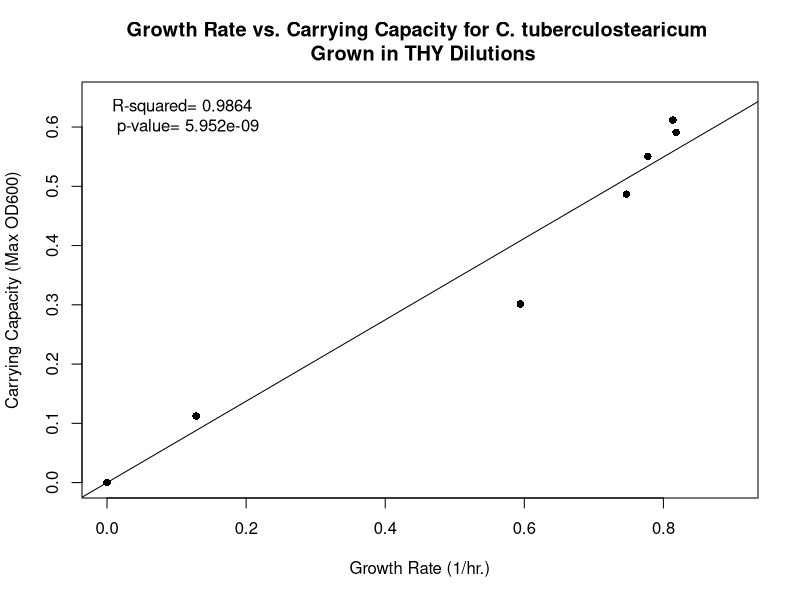
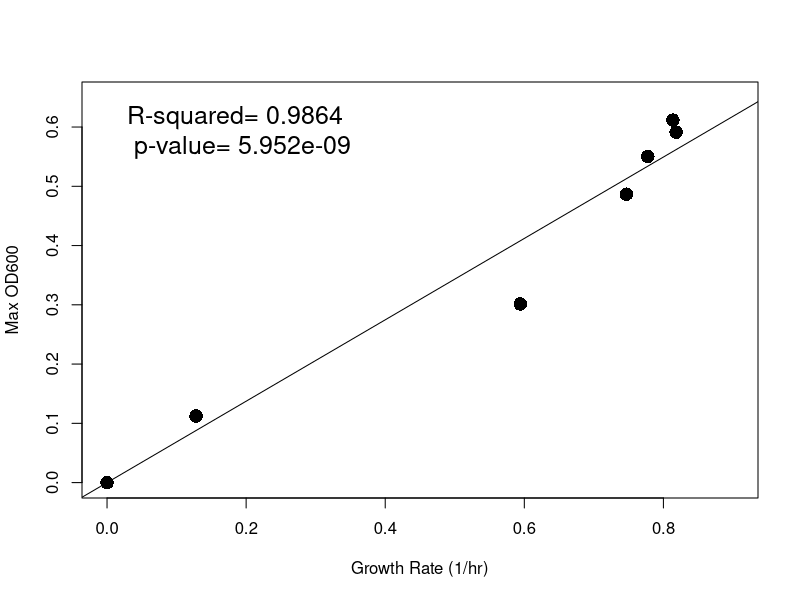
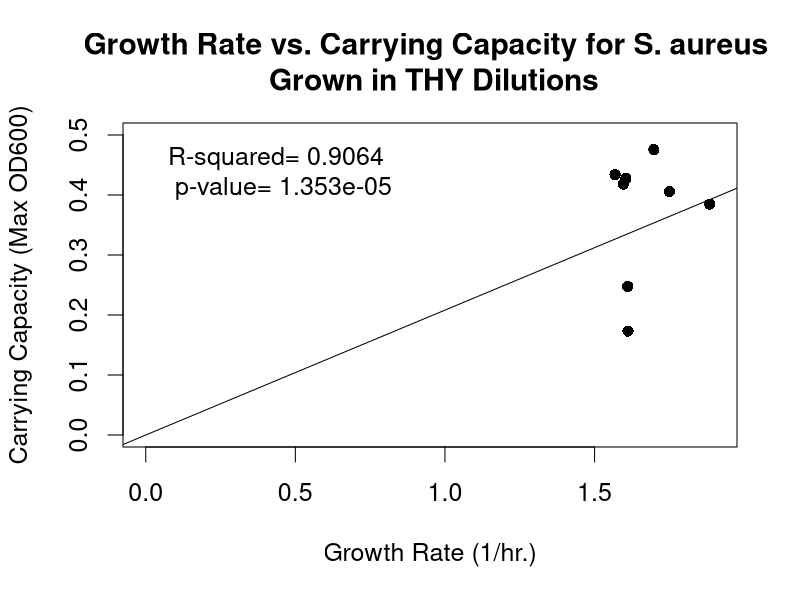
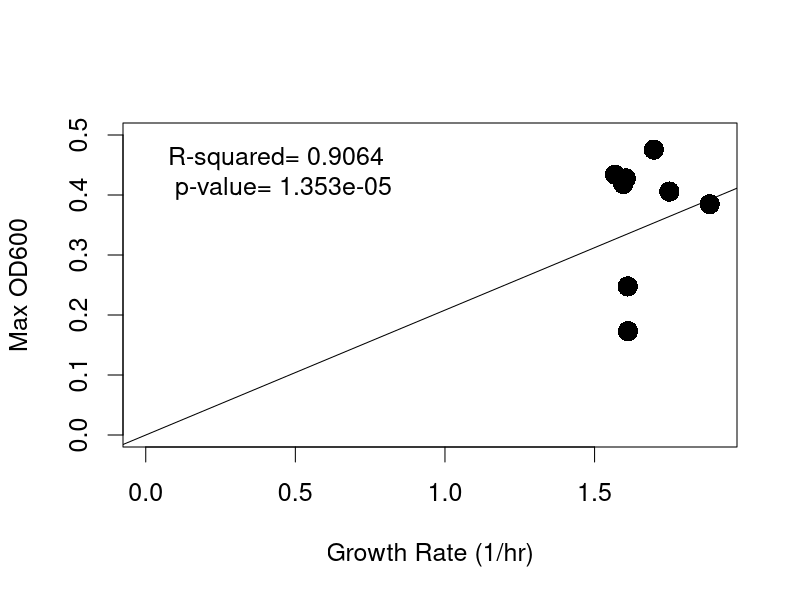
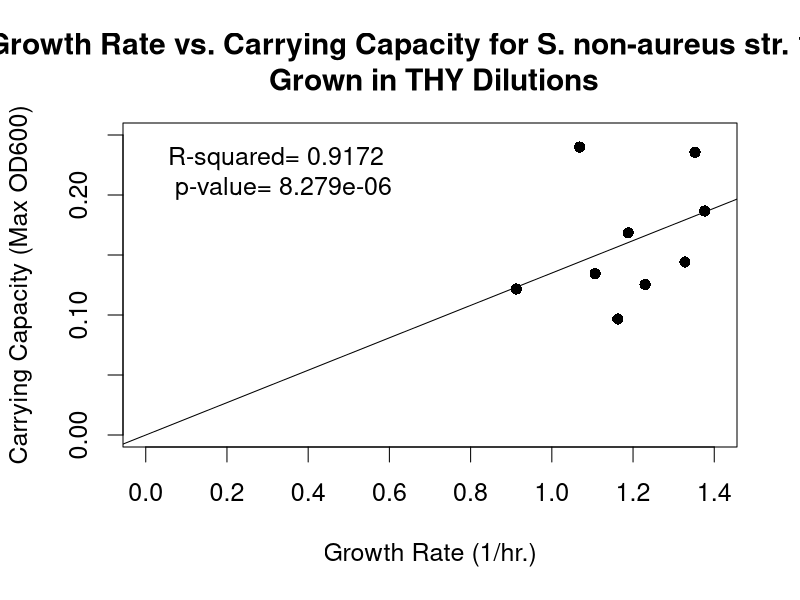
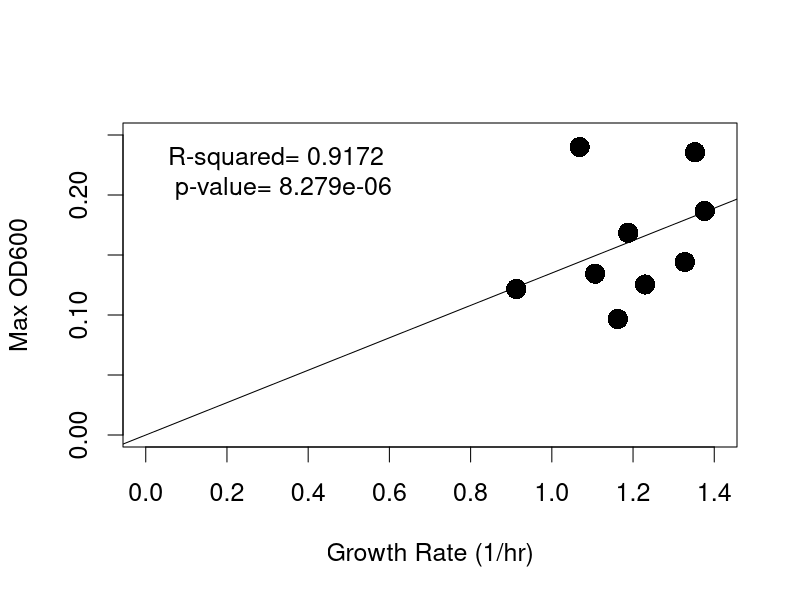
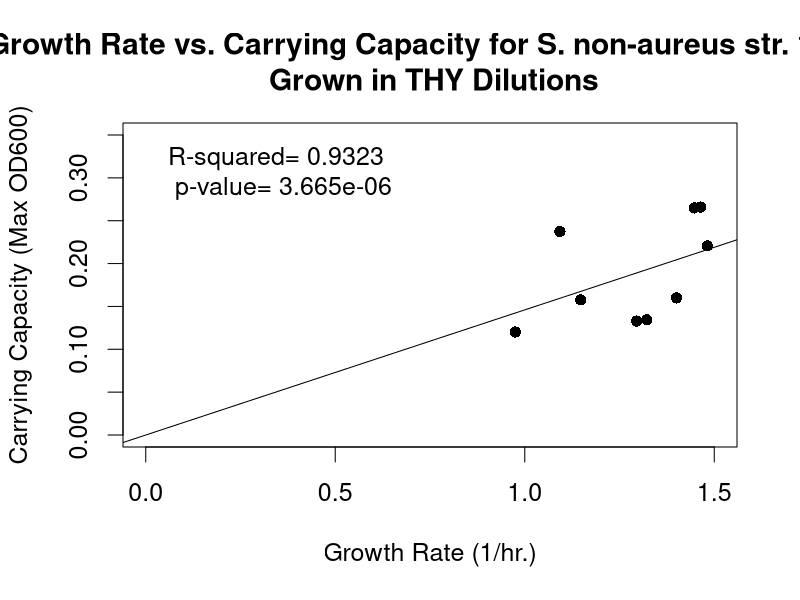
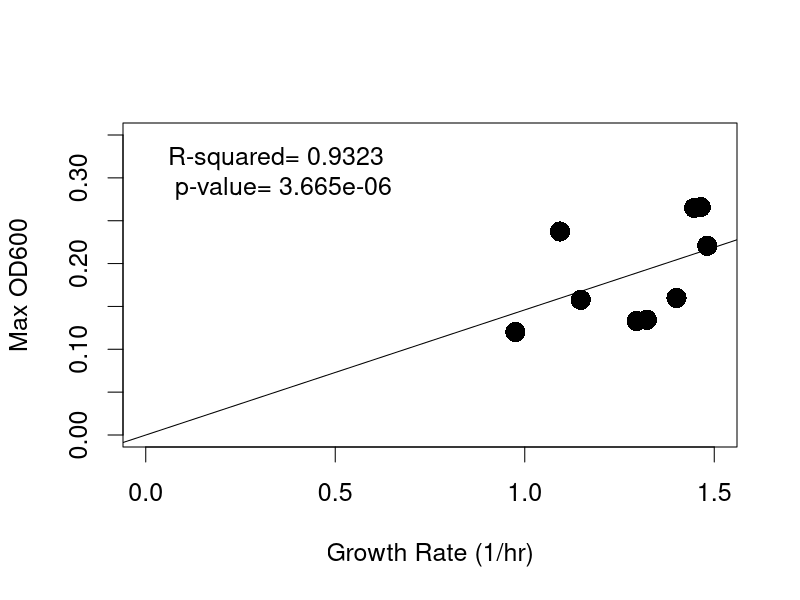

Write R code to recreate these figures, in order.
#Last run 04/10/2020

#Clear Workspace 
rm(list=ls())

#################################################
#Create scatterplots for GR-CC relationships 
#################################################
#C. tuberculostearicum 

GR_Ct <- c(0,
           0,
           0,
           0.128025,
           0.5942,
           0.7467,
           0.777525,
           0.813525,
           0.8183)
Max_Ct <- c(0,
            0,
            0,
            0.112333333,
            0.301416667,
            0.486666667,
            0.550416667,
            0.611666667,
            0.591166667)

DF_Ct <- data.frame(GR_Ct, Max_Ct)
DF_Ct

#Generate a linear regression model of the two variables with the lm function 
Ct.lm <- lm(Max_Ct ~ GR_Ct + 1, data=DF_Ct)
Ct.lm2 <- lm(Max_Ct ~ 0 + GR_Ct, data=DF_Ct) #Tells the lm() to fit the line through the origin
summary(Ct.lm)
summary(Ct.lm2)
#Adjusted R-squared:  0.9864 
#p-value: 5.952e-09

#Create scatter plot of points using plot function
plot(GR_Ct, Max_Ct,
     xlab="Growth Rate (1/hr.)",
     ylab="Carrying Capacity (Max OD600)",
     xlim= c(0, 0.9),
     ylim= c(0, 0.65),
     main="Growth Rate vs. Carrying Capacity for C. tuberculostearicum \n Grown in THY Dilutions",
     pch=16)

abline(lm(Ct.lm2))
legend("topleft", bty="n", legend= paste("R-squared= 0.9864 \n p-value= 5.952e-09"))

#Create scatter plot of points using plot function - without graph labels 
plot(GR_Ct, Max_Ct,
     xlab= "Growth Rate (1/hr)",
     ylab= "Max OD600",
     xlim= c(0, 0.9),
     ylim= c(0, 0.65),
     cex= 1.8,
     pch=16)

abline(lm(Ct.lm2))
op <- par(cex= 1.5)
legend("topleft", bty="n", legend= paste("R-squared= 0.9864 \n p-value= 5.952e-09"))


###############################################################################################################333                                        
#S. aureus 

GR_Sa <- c(1.610766667,
           1.6117,
           2.013666667,
           1.884625,
           1.604466667,
           1.697966667,
           1.568433333,
           1.749866667,
           1.596)
Max_Sa <- c(0.247666667,
            0.173166667,
            0.261,
            0.384666667,
            0.427666667,
            0.475666667,
            0.434,
            0.405666667,
            0.418166667)

DF_Sa <- data.frame(GR_Sa, Max_Sa)
DF_Sa

#Generate a linear regression model of the two variables with the lm function
Sa.lm <- lm(Max_Sa ~ GR_Sa+1, data=DF_Sa)
Sa.lm2 <- lm(Max_Sa ~ 0+GR_Sa, data=DF_Sa) #Tells the lm() to fit the line through the origin
summary(Sa.lm)
summary(Sa.lm2)
#Adjusted R-squared: 0.9064 
#p-value: 1.353e-05

#Create scatter plot of points using plot funSaion
plot(GR_Sa, Max_Sa,
     xlab="Growth Rate (1/hr.)",
     ylab="Carrying Capacity (Max OD600)",
     xlim= c(0, 1.9),
     ylim= c(0, 0.5),
     main="Growth Rate vs. Carrying Capacity for S. aureus \n Grown in THY Dilutions",
     pch=16)

abline(lm(Sa.lm2))
legend("topleft", bty="n", legend= paste("R-squared= 0.9064 \n p-value= 1.353e-05"))

#Create scatter plot of points using plot function - without graph labels 
plot(GR_Sa, Max_Sa,
     xlab= "Growth Rate (1/hr)",
     ylab= "Max OD600",
     xlim= c(0, 1.9),
     ylim= c(0, 0.5),
     cex= 1.8,
     pch=16)

abline(lm(Sa.lm2))
op <- par(cex= 1.5)
legend("topleft", bty="n", legend= paste("R-squared= 0.9064 \n p-value= 1.353e-05"))

##############################################################################################################
#S. non-aureus str. 1839

GR_Sna1839 <- c(1.06845,
                1.1066,
                1.327725,
                1.187875,
                1.352575,
                1.376575,
                1.22965,
                1.162675,
                0.912375)
Max_Sna1839 <- c(0.239916667,
                 0.134416667,
                 0.144166667,
                 0.168416667,
                 0.235666667,
                 0.186666667,
                 0.125416667,
                 0.096666667,
                 0.121666667)

DF_Sna1839 <- data.frame(GR_Sna1839, Max_Sna1839)
DF_Sna1839

#Generate a linear regression model of the two variables with the lm function 
Sna1839.lm <- lm(Max_Sna1839 ~ 1+GR_Sna1839, data=DF_Sna1839)
Sna1839.lm2 <- lm(Max_Sna1839 ~ 0+GR_Sna1839, data=DF_Sna1839) #Tells the lm() to fit the line through the origin
summary(Sna1839.lm)
summary(Sna1839.lm2)
#Adjusted R-squared:  0.9172
#p-value: 8.279e-06

#Create scatter plot of points using plot funSna1839ion
plot(GR_Sna1839, Max_Sna1839,
     xlab="Growth Rate (1/hr.)",
     ylab="Carrying Capacity (Max OD600)",
     xlim= c(0, 1.4),
     ylim= c(0, 0.25),
     main="Growth Rate vs. Carrying Capacity for S. non-aureus str. 1839 \n Grown in THY Dilutions",
     pch=16)

abline(lm(Sna1839.lm2))
legend("topleft", bty="n", legend= paste("R-squared= 0.9172 \n p-value= 8.279e-06"))

#Create scatter plot of points using plot function - without graph labels 
plot(GR_Sna1839, Max_Sna1839,
     xlab= "Growth Rate (1/hr)",
     ylab= "Max OD600",
     xlim= c(0, 1.4),
     ylim= c(0, 0.25),
     cex= 1.8,
     pch=16)

abline(lm(Sna1839.lm2))
op <- par(cex= 1.5)
legend("topleft", bty="n", legend= paste("R-squared= 0.9172 \n p-value= 8.279e-06"))


#####################################################################################################################
#S. non-aureus str. 1850 

GR_Sna1850 <- c(1.0928,
                1.14775,
                1.322075,
                1.446975,
                1.464275,
                1.481625,
                1.400375,
                1.295125,
                0.9751)
Max_Sna1850 <- c(0.237416667,
                 0.157666667,
                 0.134416667,
                 0.264916667,
                 0.265916667,
                 0.220666667,
                 0.159916667,
                 0.132941667,
                 0.120166667)

DF_Sna1850 <- data.frame(GR_Sna1850, Max_Sna1850)
DF_Sna1850

#Generate a linear regression model of the two variables with the lm function 
Sna1850.lm <- lm(Max_Sna1850 ~ 1+GR_Sna1850, data=DF_Sna1850)
Sna1850.lm2 <- lm(Max_Sna1850 ~ 0+GR_Sna1850, data=DF_Sna1850) #Tells the lm() to fit the line through the origin
summary(Sna1850.lm)
summary(Sna1850.lm2)
#Adjusted R-squared:  0.9323
#p-value: 3.665e-06

#Create scatter plot of points using plot funSna1850ion
plot(GR_Sna1850, Max_Sna1850,
     xlab="Growth Rate (1/hr.)",
     ylab="Carrying Capacity (Max OD600)",
     xlim= c(0, 1.5),
     ylim= c(0, 0.35),
     main="Growth Rate vs. Carrying Capacity for S. non-aureus str. 1850 \n Grown in THY Dilutions",
     pch=16)

abline(lm(Sna1850.lm2))
legend("topleft", bty="n", legend= paste("R-squared= 0.9323 \n p-value= 3.665e-06"))


#Create scatter plot of points using plot function - without graph labels 
plot(GR_Sna1850, Max_Sna1850,
     xlab= "Growth Rate (1/hr)",
     ylab= "Max OD600",
     xlim= c(0, 1.5),
     ylim= c(0, 0.35),
     cex= 1.8,
     pch=16)

abline(lm(Sna1850.lm2))
op <- par(cex= 1.5)
legend("topleft", bty="n", legend= paste("R-squared= 0.9323 \n p-value= 3.665e-06"))

################################################################################################################
#S. non-aureus str. 1867

GR_Sna1867 <- c(1.11455,
                1.2146,
                1.350025,
                1.44755,
                1.4582,
                1.474875,
                1.32915,
                1.292675,
                0.836225)
Max_Sna1867 <- c(0.261416667,
                 0.185916667,
                 0.156666667,
                 0.234916667,
                 0.260666667,
                 0.207416667,
                 0.183916667,
                 0.133916667,
                 0.125166667)

DF_Sna1867 <- data.frame(GR_Sna1867, Max_Sna1867)
DF_Sna1867

#Generate a linear regression model of the two variables with the lm function
Sna1867.lm <- lm(Max_Sna1867 ~ 1+GR_Sna1867, data=DF_Sna1867)
Sna1867.lm2 <- lm(Max_Sna1867 ~ 0+GR_Sna1867, data=DF_Sna1867) #Tells the lm() to fit the line through the origin
summary(Sna1867.lm)
summary(Sna1867.lm2)
#Adjusted R-squared:  0.9468 
#p-value: 1.397e-06

#Create scatter plot of points using plot funSna1867ion
plot(GR_Sna1867, Max_Sna1867,
     xlab="Growth Rate (1/hr.)",
     ylab="Carrying Capacity (Max OD600)",
     xlim= c(0, 1.55),
     ylim= c(0, 0.35),
     main="Growth Rate vs. Carrying Capacity for S. non-aureus str. 1867 \n Grown in THY Dilutions",
     pch=16)

abline(lm(Sna1867.lm2))
legend("topleft", bty="n", legend= paste("R-squared= 0.9468 \n p-value= 1.397e-06"))


#Create scatter plot of points using plot function - without graph labels 
plot(GR_Sna1867, Max_Sna1867,
     xlab= "Growth Rate (1/hr)",
     ylab= "Max OD600",
     xlim= c(0, 1.55),
     ylim= c(0, 0.35),
     cex= 1.8,
     pch=16)

abline(lm(Sna1867.lm2))
op <- par(cex= 1.5)
legend("topleft", bty="n", legend= paste("R-squared= 0.9468 \n p-value= 1.397e-065"))


#######################################################################################################################
#C. pseudodiphtheriticum 

GR_Cp <- c(0,
           0.0849,
           0.06125,
           0.2752,
           0.4951,
           0.4856,
           0.34105,
           0.227625,
           0.30045)
Max_Cp <- c(0.004666667,
            0.028916667,
            0.089666667,
            0.113166667,
            0.180666667,
            0.163416667,
            0.105166667,
            0.130916667,
            0.163416667)

DF_Cp <- data.frame(GR_Cp, Max_Cp)
DF_Cp

#Generate a linear regression model of the two variables with the lm function 
Cp.lm <- lm(Max_Cp ~ 1+GR_Cp, data=DF_Cp)
Cp.lm2 <- lm(Max_Cp ~ 0+GR_Cp, data=DF_Cp) #Tells the lm() to fit the line through the origin
summary(Cp.lm)
summary(Cp.lm2)
#Adjusted R-squared:  0.9179
#p-value: 7.982e-06

#Create scatter plot of points using plot funCpion
plot(GR_Cp, Max_Cp,
     xlab="Growth Rate (1/hr.)",
     ylab="Carrying Capacity (Max OD600)",
     xlim= c(0, 0.55),
     ylim= c(0, 0.2),
     cex= 1.5,
     main="Growth Rate vs. Carrying Capacity for C. pseudodiphtheriticum \n Grown in THY Dilutions",
     pch=16)

abline(lm(Cp.lm2))
legend("topleft", bty="n", legend= paste("R-squared= 0.9179 \n p-value= 7.982e-06"))

#Create scatter plot of points using plot function - without graph labels 
plot(GR_Cp, Max_Cp,
     xlab= "Growth Rate (1/hr)",
     ylab= "Max OD600",
     xlim= c(0, 0.55),
     ylim= c(0, 0.2),
     cex= 1.8,
     pch=16)

abline(lm(Cp.lm2))
op <- par(cex= 1.5)
legend("topleft", bty="n", legend= paste("R-squared= 0.9179 \n p-value= 7.982e-06"))